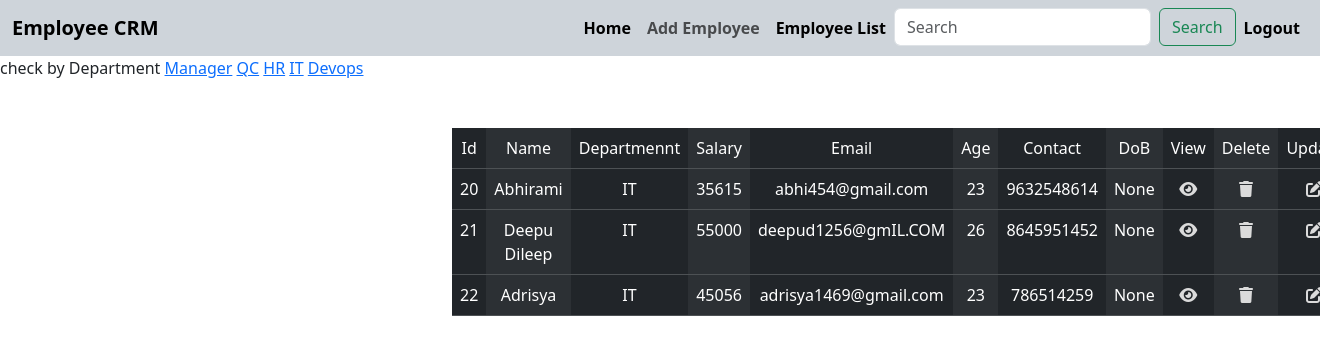
The page /employee/all?department=IT (signed in) on the database its author committed.
### crm/models.py (models this page shows, shortened)
class Employee(models.Model):
    name=models.CharField(max_length=100)
    department=models.CharField(max_length=100)
    salary=models.PositiveIntegerField()
    email=models.EmailField(unique=True)
    age=models.PositiveIntegerField()
    contact=models.CharField(max_length=200,null=True)
    profile_photo=models.ImageField(upload_to="images",null=True,blank=True)
    dob=models.DateField(null=True,blank=True)

### crm/views.py (the view, shortened to what this page needs)
# urls.py: path('employee/all',views.EmployeeListView.as_view(),name="emplist"),
@method_decorator(signin_required,name="dispatch")
class EmployeeListView(View):
    def get(self,request,*args,**kwargs):
        qs=Employee.objects.all()
        department=Employee.objects.all().values_list("department",flat=True).distinct()
        print(department)
        if "department"  in request.GET:
            dept=request.GET.get("department")
            qs=qs.filter(department__iexact=dept)
        return render(request,"emplist.html",{"data":qs,"department":department})

### crm/views.py (called while the page is built)
def signin_required(fn):
    def wrapper(request,*args,**kwargs):
        if not request.user.is_authenticated:
            messages.error(request,"invalid session")
            return redirect("login")
        else:
            return fn(request,*args,**kwargs)
    return wrapper

### crm/templates/emplist.html
{%extends 'base.html'%}
{%block body_block%}
<div>
    check by Department
    {%for dep in department%}
    <a href="{%url 'emplist'%}?department={{dep}}">{{dep}}</a>
    {%endfor%}
</div>
<section class="emp_list">
    <div class="employe_add">
        <div class="container-fluid text-center">
            <div class="row mt-5 ">
                <div class="col-4"></div>
                <div class="col-4">
                    <table class="table table-dark  table-striped-columns">
           <tr>
                            <td>Id</td>
                            <td>Name</td>
                            <td>Departmennt</td>
                            <td>Salary</td>
                            <td>Email</td>
                            <td>Age</td>
                            <td>Contact</td>
                            <td>DoB</td>
                            <td> View </td>
                            <td> Delete </td>
                            <td>Update</td>
                        </tr>
                        {%for empdata in data%}
                        <tr>
                            <td>{{empdata.id}}</td>
                            <td>{{empdata.name}}</td>
                            <td>{{empdata.department}}</td>
                            <td>{{empdata.salary}}</td>
                            <td>{{empdata.email}}</td>
                            <td>{{empdata.age}}</td>
                            <td>{{empdata.contact}}</td>
                            <td>{{empdata.dob}}</td>
                            <div>
                                <td>
                                    <a href="{%url 'empdetail' empdata.id%}"><i class="fa-solid fa-eye" style="color: #dbdbdb;"></i></a>
                                </td>
                                <td>
                                    <a href="{%url 'deleteemp' empdata.id%}"><i class="fa-solid fa-trash" style="color: #dbdbdb;"></i></a>
                                </td>
                                <td>
                                    <a href="{%url 'updateemp' empdata.id%}"><i class="fa-solid fa-pen-to-square" style="color: #dbdbdb;"></i></a>
                                </td>
                            </div>
                        </tr>
                        {%endfor%}
                    </table>
                </div>
            </div>
        </div>
    </div>
    {%endblock%}

### rows shown on the page
Employee: id "20", name "Abhirami", department "IT", salary "35615", email "abhi454@gmail.com", age "23", contact "9632548614", dob "None"
Employee: id "21", name "Deepu Dileep", department "IT", salary "55000", email "deepud1256@gmIL.COM", age "26", contact "8645951452", dob "None"
Employee: id "22", name "Adrisya", department "IT", salary "45056", email "adrisya1469@gmail.com", age "23", contact "786514259", dob "None"

### other values the page prints
{{ dep }} "Manager" "QC" "HR" "IT" "Devops"
